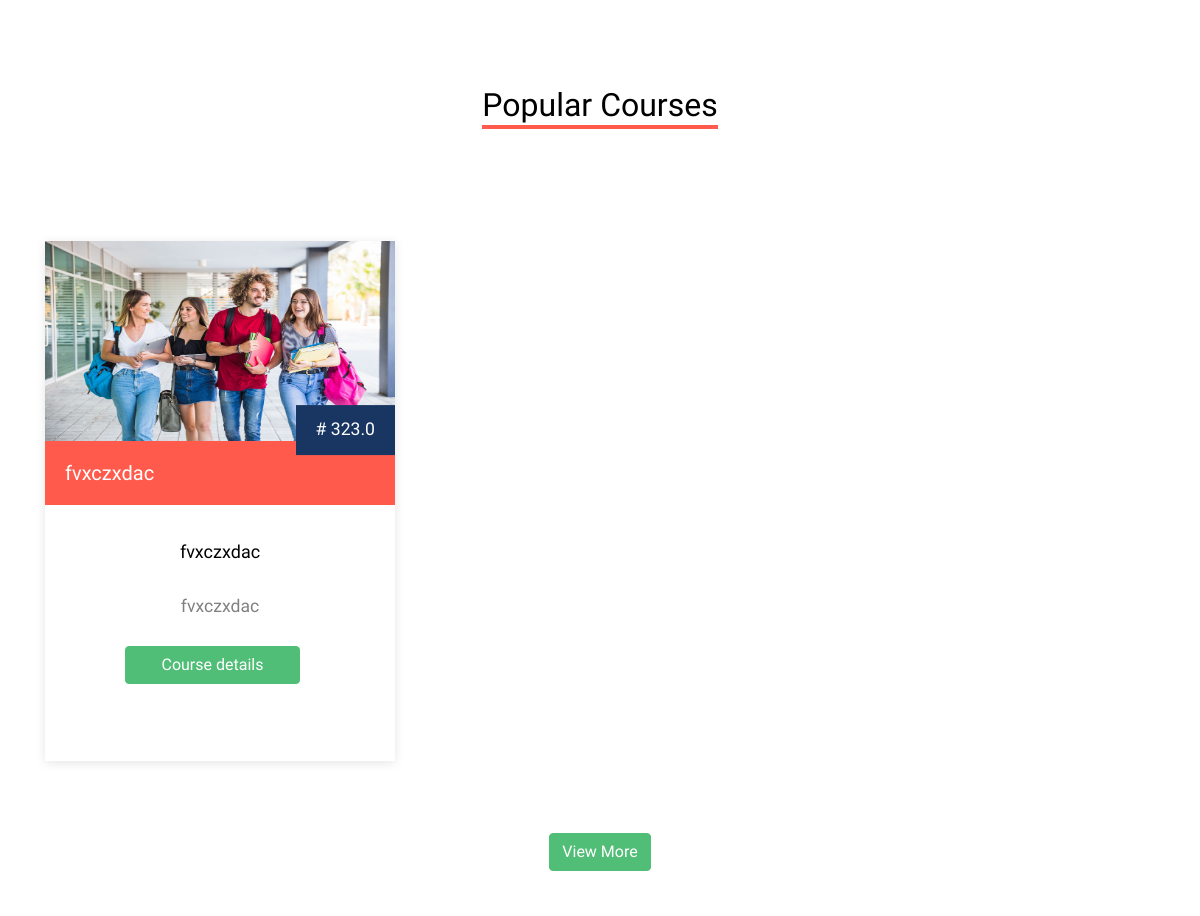
Before: / (middle part) with the older database file.
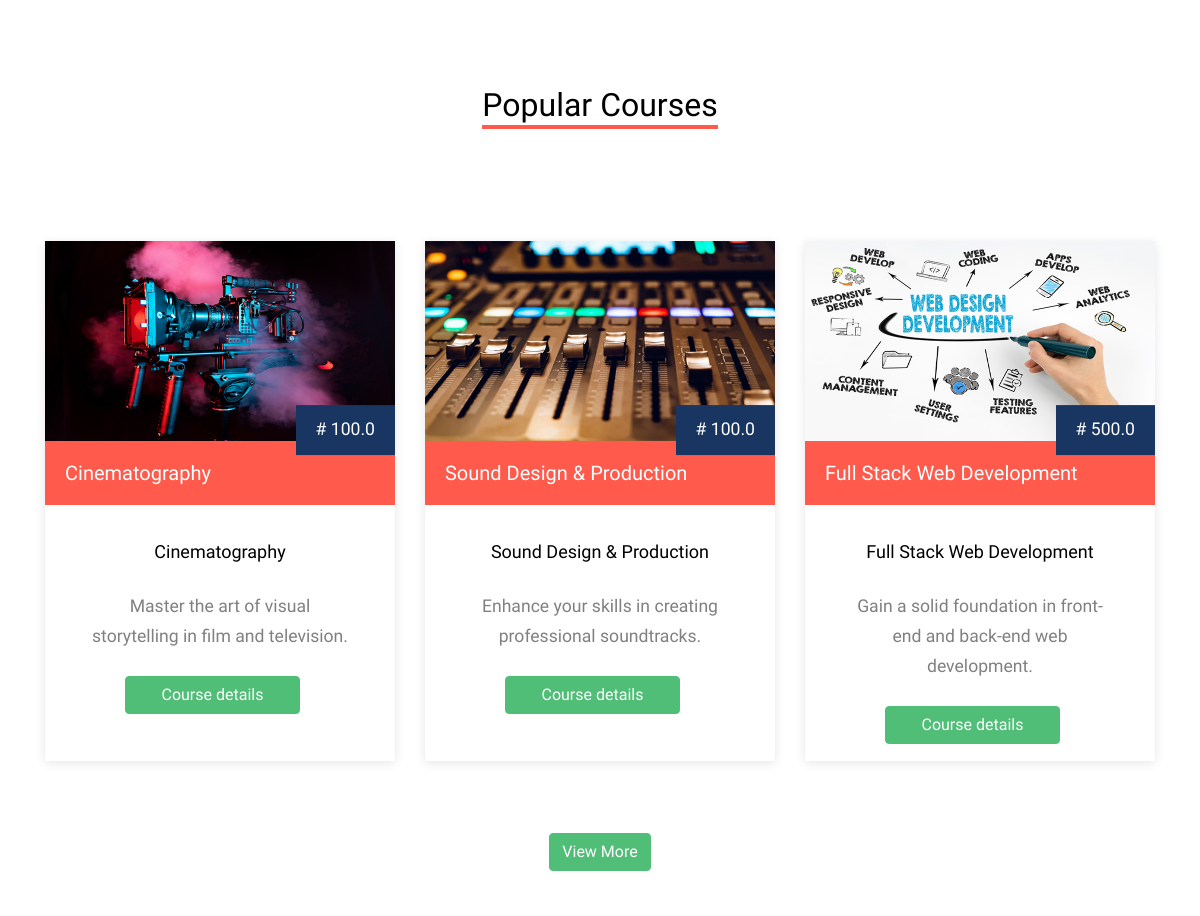
After: the same page with the newer database file.
### model.py (models this page shows)
class Course(db.Model):
    id = db.Column(db.Integer, primary_key=True)
    title = db.Column(db.String(150))
    description = db.Column(db.String(500))
    price = db.Column(db.Float)
    student_id = db.Column(db.Integer, db.ForeignKey('student.id'))
    instructor_id = db.Column(db.Integer, db.ForeignKey('instructor.id'))
    image = db.Column(db.String(150), nullable=False)
    category = db.Column(db.String(100), nullable=False)
    duration = db.Column(db.String(30))
    instructor = db.relationship('Instructor', back_populates='courses')
    payments = db.relationship('Payment', back_populates='course')
    def __repr__(self):
        return f'<Course {self.title}>'

### main.py (the view, shortened to what this page needs)
@app.route('/')
def home():
    courses = Course.query.limit(3).all()
    print(f"Courses fetched: {courses}")
    return render_template('index.html', courses=courses)

### templates/index.html (shortened to what this page needs)
<!DOCTYPE html>
<html lang="en">
  <head>
    <link rel="stylesheet" href="{{ url_for('static', filename='css/bootstrap.min.css') }}">
    <link rel="stylesheet" href="{{ url_for('static', filename='css/jquery-ui.css') }}">
    <link rel="stylesheet" href="{{ url_for('static', filename='css/owl.carousel.min.css') }}">
    <link rel="stylesheet" href="{{ url_for('static', filename='css/owl.theme.default.min.css') }}">
    <link rel="stylesheet" href="{{ url_for('static', filename='css/jquery.fancybox.min.css') }}">
    <link rel="stylesheet" href="{{ url_for('static', filename='css/bootstrap-datepicker.css') }}">
    <link rel="stylesheet" href="{{ url_for('static', filename='fonts/flaticon/font/flaticon.css') }}">
    <link rel="stylesheet" href="{{ url_for('static', filename='css/jquery.mb.YTPlayer.min.css') }}" media="all" type="text/css">
    <link rel="stylesheet" href="{{ url_for('static', filename='css/style.css') }}">
    <link rel="stylesheet" href="{{ url_for('static', filename='fonts/icomoon/style.css') }}">
  </head>
  <body data-spy="scroll" data-target=".site-navbar-target" data-offset="300">
    <div class="site-wrap">
      <div class="site-section">
      </div>
      <div style="padding-bottom: 3rem;">
        <div class="container">
            <div class="row mb-5 justify-content-center text-center">
                <div class="col-lg-6 mb-5">
                    <h2 class="section-title-underline mb-3">
                        <span>Popular Courses</span>
                    </h2>
                </div>
            </div>
            <div class="row">
                {% for course in courses %}
                <div class="col-lg-4 col-md-6 mb-4">
                    <div class="course-1-item">
                        <figure class="thumbnail">
                            <a href="{{ url_for('course', course_id=course.id) }}">
                                <img class="img-fluid" src="{{ url_for('static', filename='images/' + course.image) }}" alt="" />
                            </a>
                            <div class="price"># {{ course.price }}</div>
                            <div class="category">
                                <h3>
                                    <a href="{{ url_for('course', course_id=course.id) }}" style="color: #fff;">
                                        {{ course.title }}
                                    </a>
                                </h3>
                            </div>
                        </figure>
                        <div class="course-1-content pb-4">
                            <h2>{{ course.title }}</h2>
                            <p class="card-text">{{ course.description }}</p>
                        </div>
                        <a href="{{ url_for('course', course_id=course.id) }}" class="btn btn-primary" style="width: 50%; margin-left: 5rem;">Course details</a>
                    </div>
                </div>
                {% endfor %}
            </div>
            <div class="row justify-content-center">
                <a href="{{ url_for('courses') }}" class="btn btn-primary mt-5">View More</a>
            </div>
        </div>
      </div>
      </div>
  </body>
</html>

Changed rows visible on the page:
changed Course: image: a different picture; price "323.0" → "100.0"; title "fvxczxdac" → "Cinematography"; description "fvxczxdac" → "Master the art of visual storytelling in film and television."
added Course: image (picture), price "100.0", title "Sound Design & Production", description "Enhance your skills in creating professional soundtracks."
added Course: image (picture), price "500.0", title "Full Stack Web Development", description "Gain a solid foundation in front-end and back-end web development."
